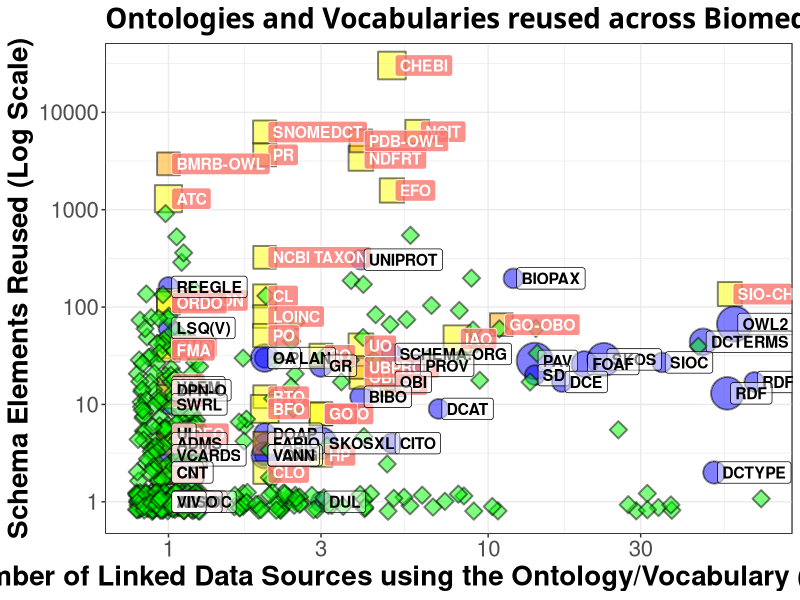
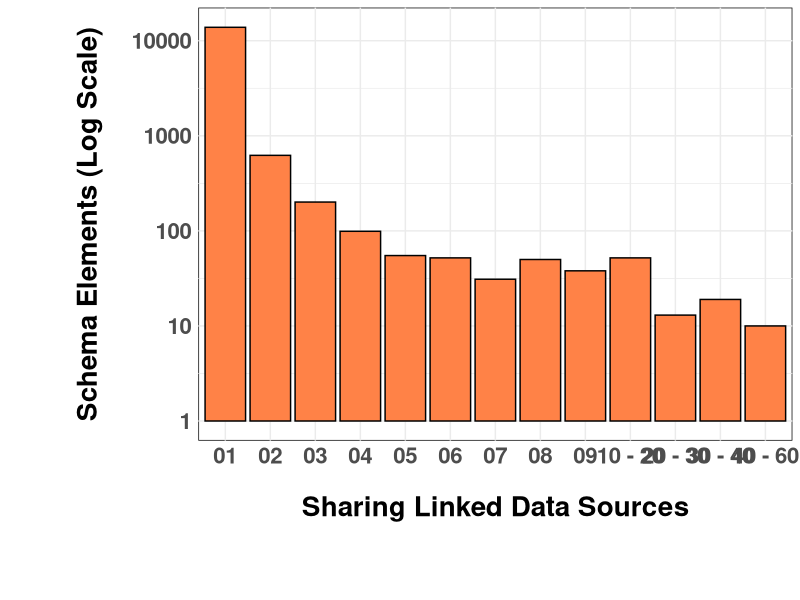
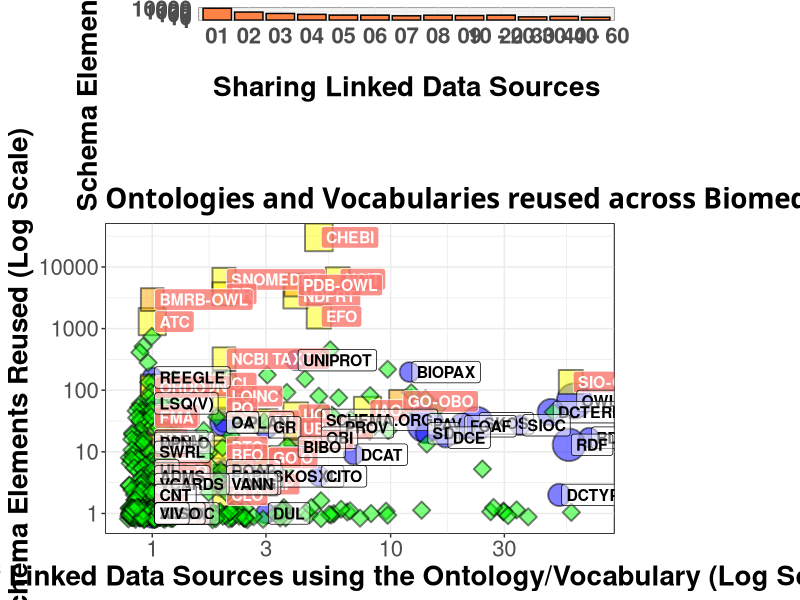

These figures' R source, in order:
setwd("/Users/mkamdar/Desktop/PhD/lod_query/ReuseAcrossLD")
library(ggplot2)
library(RColorBrewer)
library(grid)
library(gtable)

pmin_pmax_clip <- function(x, a, b) 0.7
onto_stats <- read.csv("compSet_df_a.tsv", sep="\t", header=TRUE)
obo_stats <- onto_stats[onto_stats["type"] == "establishedOnto",]
obon_stats <- onto_stats[onto_stats["type"] == "establishedOnto-N",]
umls_stats <- onto_stats[onto_stats["type"] == "establishedVocab",]
other_stats <- onto_stats[onto_stats["type"] == "unpublishedVocab",]
sel_set1 <- umls_stats

p1 <- ggplot()+
  geom_point(data=umls_stats, aes(x=dsets, y=clcount), size=umls_stats$clSize*6, na.rm=TRUE, fill = "blue", colour = "black", stroke = 1, pch=21, alpha = 0.5) +
  geom_point(data=obo_stats, aes(x=dsets, y=clcount), size=obo_stats$clSize*8, na.rm=TRUE, fill = "yellow", colour = "black", stroke = 1, pch=22, alpha = 0.5) +
  geom_point(data=obon_stats, aes(x=dsets, y=clcount), size=obon_stats$clSize*8, na.rm=TRUE, fill = "orange", colour = "black", stroke = 1, pch=22, alpha = 0.5) +
  geom_point(data=other_stats, aes(x=dsets, y=clcount), position = position_jitter(w = 0.1, h = 0.1), size=other_stats$clSize*4, na.rm=TRUE, fill = "green", colour = "black", stroke = 1, pch=23, alpha = 0.5) +
  #geom_text(data=onto_stats, aes(x=onto_stats$ui/onto_stats$size, y=onto_stats$api/onto_stats$size, label = onto_stats$index), size=4, hjust = 0, nudge_x = 0.01, check_overlap = TRUE) +
  geom_label(data = obo_stats, aes(x=obo_stats$dsets, y=obo_stats$clcount, label=obo_stats$index, fill="red"), size=4, colour = "white", fontface = "bold", hjust = 0, nudge_x = 0.01, alpha = 0.8) +
  geom_label(data = obon_stats, aes(x=obon_stats$dsets, y=obon_stats$clcount, label=obon_stats$index, fill="red"), size=4, colour = "white", fontface = "bold", hjust = 0, nudge_x = 0.01, alpha = 0.8) +
  geom_label(data = sel_set1, aes(x=sel_set1$dsets, y=sel_set1$clcount, label=sel_set1$index), size=4, hjust = 0, nudge_x = 0.01, alpha = 0.5, fontface = "bold") +
  xlab("Number of Linked Data Sources using the Ontology/Vocabulary (Log Scale)") + ylab("Schema Elements Reused (Log Scale)") + 
  theme_bw() + scale_y_log10() + scale_x_log10() +
  ggtitle("Ontologies and Vocabularies reused across Biomedical Linked Data sources") +
  #geom_label(data = outliers, aes(label=index), position = position_jitter(w = 0.3, h=0.05), size=5, hjust = 0) +
  theme(plot.title = element_text(size = 20, family = "Tahoma", face = "bold"),
        axis.title.y = element_text(size = rel(1.0), angle = 90, face="bold"), 
        axis.title.x = element_text(size = rel(1.0), angle = 00, face="bold"), text = element_text(size=20),
        panel.background = element_rect(colour = "black"), legend.position = "none")

p1

df <- read.csv("plot_dsethist_a.tsv", sep="\t", header=TRUE)
#rep("c", dim(df)[1]))
p2 <- ggplot(df, aes(x=dsetnumber, y=sharedschema, fill="Reds"))+
  geom_bar(stat="identity", color="black", fill="sienna1")  + scale_y_log10() +
  xlab("Sharing Linked Data Sources") + ylab("Schema Elements (Log Scale)") + 
  theme_minimal() + theme(legend.position="none") +
  #scale_fill_brewer(palette="Reds", direction=-1)+
  #ggtitle("Number of Linked Data Sources that Share a Set of Schema Elements") +
  theme(plot.title = element_text(size = 20, family = "Tahoma", face = "bold"),
        axis.text.x = element_text(size = rel(1.0), face="bold"),
        axis.text.y = element_text(size = rel(1.0), face="bold"),
        axis.title.y = element_text(size = rel(1.0), angle = 90, face="bold", margin = margin(t = 0, r = 20, b = 0, l = 50)), 
        axis.title.x = element_text(size = rel(1.0), angle = 00, face="bold", margin = margin(t = 20, r = 0, b = 50, l = 0)), text = element_text(size=20),
        panel.background = element_rect(colour = "black"), legend.position = "none")

p2
#size 24

gt1 <- ggplot_gtable(ggplot_build(p1))
gt2 <- ggplot_gtable(ggplot_build(p2))

maxWidth <- unit.pmax(gt1$widths[2:3], gt2$widths[2:3])

# Set the maximums in the gtables for gt1, gt2 and gt3
gt1$widths[2:3] <- as.list(maxWidth)
gt2$widths[2:3] <- as.list(maxWidth)

# Combine the scatterplot with the two marginal boxplots
# Create a new gtable
gt <- gtable(widths = unit(c(7, 2), "null"), height = unit(c(3, 7), "null"))

# Instert gt1, gt2 and gt3 into the new gtable
gt <- gtable_add_grob(gt, gt1, 2, 1)
gt <- gtable_add_grob(gt, gt2, 1, 1)

# And render the plot
grid.newpage()
grid.draw(gt)